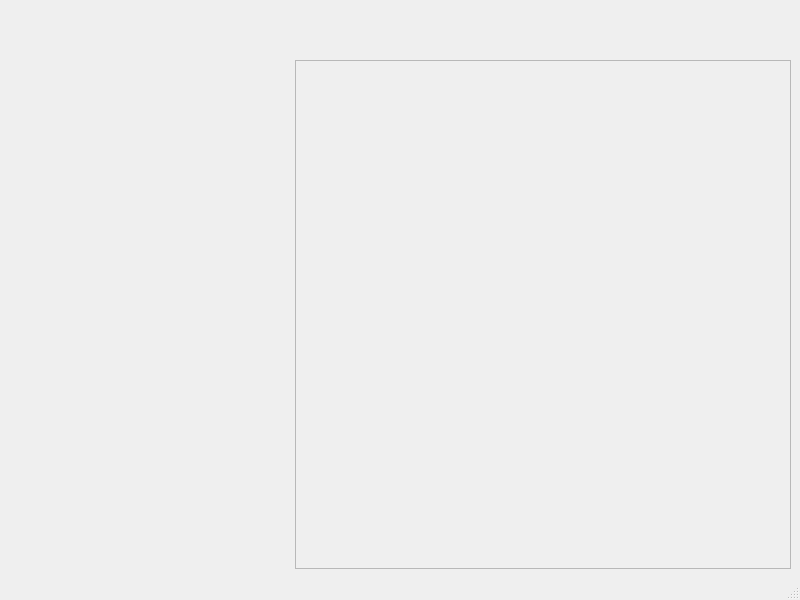
<?xml version="1.0" encoding="UTF-8"?>
<ui version="4.0">
 <class>MainWindow</class>
 <widget class="QMainWindow" name="MainWindow">
  <property name="geometry">
   <rect>
    <x>0</x>
    <y>0</y>
    <width>800</width>
    <height>600</height>
   </rect>
  </property>
  <property name="sizePolicy">
   <sizepolicy hsizetype="Preferred" vsizetype="Preferred">
    <horstretch>4</horstretch>
    <verstretch>0</verstretch>
   </sizepolicy>
  </property>
  <property name="windowTitle">
   <string>MainWindow</string>
  </property>
  <widget class="QWidget" name="centralwidget">
   <property name="sizePolicy">
    <sizepolicy hsizetype="Preferred" vsizetype="Preferred">
     <horstretch>4</horstretch>
     <verstretch>0</verstretch>
    </sizepolicy>
   </property>
   <layout class="QHBoxLayout" name="horizontalLayout">
    <item>
     <widget class="driveListZone" name="driveZone" native="true">
      <property name="sizePolicy">
       <sizepolicy hsizetype="Preferred" vsizetype="Preferred">
        <horstretch>1</horstretch>
        <verstretch>0</verstretch>
       </sizepolicy>
      </property>
      <property name="minimumSize">
       <size>
        <width>280</width>
        <height>0</height>
       </size>
      </property>
      <property name="maximumSize">
       <size>
        <width>280</width>
        <height>16777215</height>
       </size>
      </property>
     </widget>
    </item>
    <item>
     <layout class="QVBoxLayout" name="verticalLayout">
      <item>
       <widget class="breadcrumbWidget" name="breadcrumbline" native="true">
        <property name="maximumSize">
         <size>
          <width>16777215</width>
          <height>45</height>
         </size>
        </property>
       </widget>
      </item>
      <item>
       <widget class="QFrame" name="frame">
        <property name="frameShape">
         <enum>QFrame::Shape::StyledPanel</enum>
        </property>
        <property name="frameShadow">
         <enum>QFrame::Shadow::Raised</enum>
        </property>
        <layout class="QGridLayout" name="gridLayout">
         <item row="0" column="0">
          <widget class="fileDisplayer" name="fileDisplayerWidget" native="true"/>
         </item>
        </layout>
       </widget>
      </item>
     </layout>
    </item>
   </layout>
  </widget>
  <widget class="QMenuBar" name="menubar">
   <property name="geometry">
    <rect>
     <x>0</x>
     <y>0</y>
     <width>800</width>
     <height>17</height>
    </rect>
   </property>
  </widget>
  <widget class="QStatusBar" name="statusbar"/>
 </widget>
 <customwidgets>
  <customwidget>
   <class>breadcrumbWidget</class>
   <extends>QWidget</extends>
   <header>breadcrumbwidget.h</header>
   <container>1</container>
  </customwidget>
  <customwidget>
   <class>driveListZone</class>
   <extends>QWidget</extends>
   <header>drivelistzone.h</header>
   <container>1</container>
  </customwidget>
  <customwidget>
   <class>fileDisplayer</class>
   <extends>QWidget</extends>
   <header>filedisplaywidget.h</header>
   <container>1</container>
  </customwidget>
 </customwidgets>
 <resources/>
 <connections/>
</ui>
